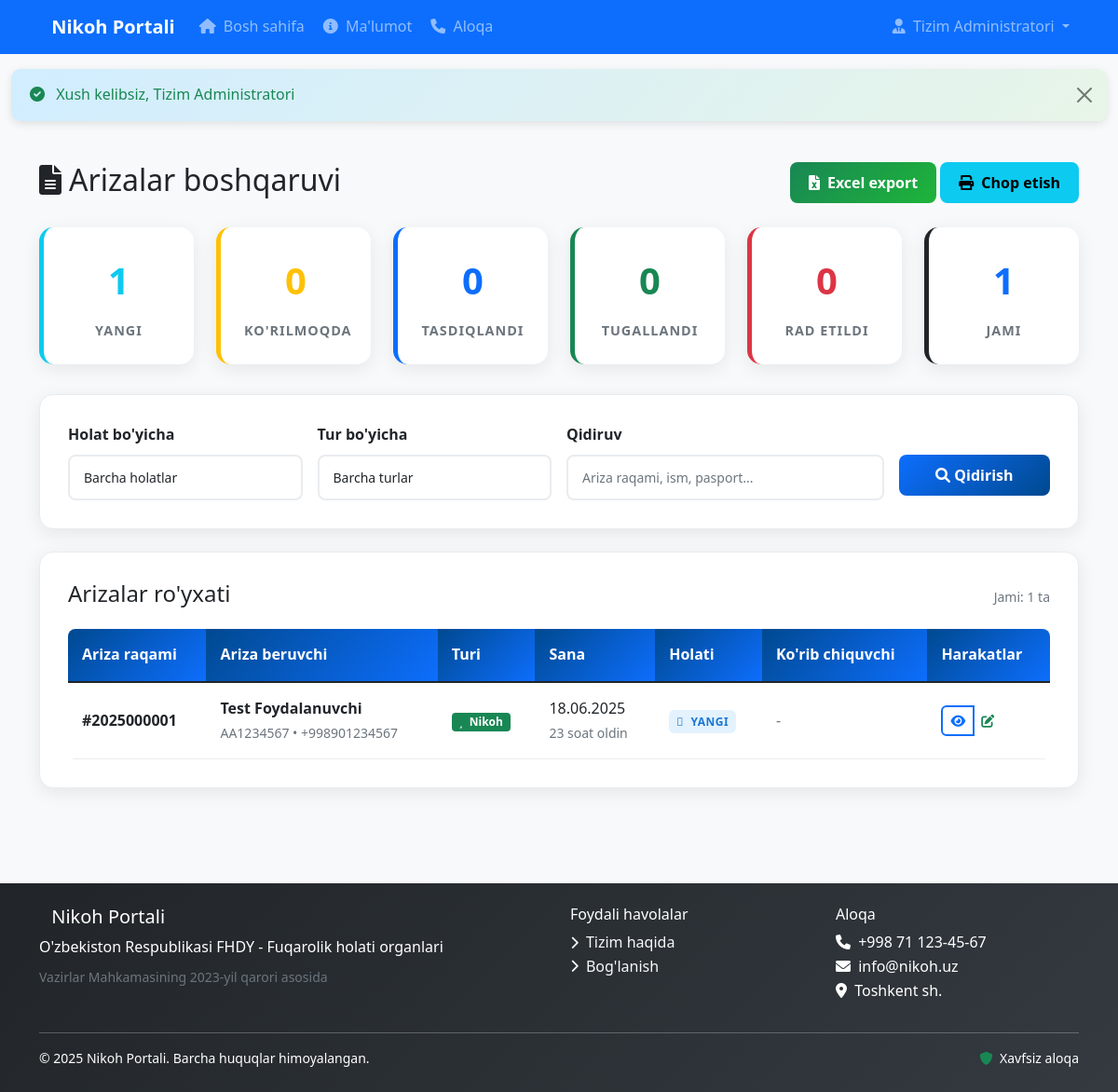
/?page=arizalar (signed in), run on the app's committed database.
### tables this page shows
CREATE TABLE applications (
                              id INT AUTO_INCREMENT PRIMARY KEY,
                              application_number VARCHAR(20) NOT NULL UNIQUE COMMENT 'Ariza raqami',
                              application_type ENUM('nikoh', 'ajralish') NOT NULL COMMENT 'Ariza turi',

     
                              applicant_id INT NOT NULL,

     
                              partner_id INT NULL COMMENT 'Sherik ID (agar tizimda ro\'yxatdan o\'tgan bo\'lsa)',
                              partner_passport VARCHAR(9) NULL COMMENT 'Sherik pasporti',
                              partner_name VARCHAR(150) NULL COMMENT 'Sherik to\'liq ismi',
                              partner_birth_date DATE NULL,
                              partner_phone VARCHAR(13) NULL,

     
                              marriage_date DATE NULL COMMENT 'Nikoh sanasi (ajralish uchun)',
                              marriage_certificate_number VARCHAR(50) NULL COMMENT 'Nikoh guvohnomasi raqami',
                              divorce_reason TEXT NULL COMMENT 'Ajralish sababi',

     
                              status ENUM(
                                  'yangi',
                                  'korib_chiqilmoqda',
                                  'qoshimcha_hujjat_kerak',
                                  'tasdiqlandi',
                                  'rad_etildi',
                                  'tugallandi'
                                  ) DEFAULT 'yangi',

     
                              preferred_date DATE NULL COMMENT 'Nikoh uchun istagan sana',
                              appointment_date DATETIME NULL COMMENT 'Belgilangan vaqt',

     
                              assigned_admin_id INT NULL COMMENT 'Mas\'ul xodim',
                              reviewed_by INT NULL COMMENT 'Ko\'rib chiqgan xodim',
                              review_date TIMESTAMP NULL,
                              review_notes TEXT NULL COMMENT 'Ko\'rib chiqish izohlari',

     
                              ceremony_type ENUM('oddiy', 'tantanali', 'uyga_chiqib') DEFAULT 'oddiy',
                              ceremony_location VARCHAR(200) NULL COMMENT 'Marosim joyi',

     
                              payment_required DECIMAL(10,2) DEFAULT 0.00 COMMENT 'To\'lov miqdori (so\'m)',
                              payment_status ENUM('kutilmoqda', 'tolandi', 'qaytarildi') DEFAULT 'kutilmoqda',

                              created_at TIMESTAMP DEFAULT CURRENT_TIMESTAMP,
                              updated_at TIMESTAMP DEFAULT CURRENT_TIMESTAMP ON UPDATE CURRENT_TIMESTAMP
);

CREATE TABLE users (
                       id INT AUTO_INCREMENT PRIMARY KEY,
                       passport_series VARCHAR(9) NOT NULL UNIQUE COMMENT 'Pasport seriyasi (AA1234567)',
                       first_name VARCHAR(50) NOT NULL COMMENT 'Ismi',
                       last_name VARCHAR(50) NOT NULL COMMENT 'Familiyasi',
                       middle_name VARCHAR(50) DEFAULT NULL COMMENT 'Otasining ismi',
                       birth_date DATE DEFAULT NULL COMMENT 'Tug\'ilgan sanasi',
                       birth_place VARCHAR(200) DEFAULT NULL COMMENT 'Tug\'ilgan joyi',
                       citizenship VARCHAR(50) DEFAULT 'O\'zbekiston' COMMENT 'Fuqaroligi',
                       phone VARCHAR(13) NOT NULL COMMENT 'Telefon raqami (+998xxxxxxxxx)',
                       email VARCHAR(100) DEFAULT NULL COMMENT 'Email manzil',
                       password_hash VARCHAR(255) NOT NULL COMMENT 'Shifrlangan parol',
                       gender ENUM('erkak', 'ayol') DEFAULT NULL COMMENT 'Jinsi',
                       marital_status ENUM('turmushga_chiqmagan', 'nikohda', 'ajrashgan', 'beva') DEFAULT 'turmushga_chiqmagan',
                       address TEXT DEFAULT NULL COMMENT 'Yashash manzili',
                       registration_date TIMESTAMP DEFAULT CURRENT_TIMESTAMP,
                       last_login TIMESTAMP NULL,
                       is_verified BOOLEAN DEFAULT TRUE COMMENT 'Tasdiqlangan holati',
                       verification_token VARCHAR(100) NULL,
                       created_at TIMESTAMP DEFAULT CURRENT_TIMESTAMP,
                       updated_at TIMESTAMP DEFAULT CURRENT_TIMESTAMP ON UPDATE CURRENT_TIMESTAMP
);

### pages/admin/arizalar.php (the view, shortened to what the rows shown need)
        <?php
$page_num = max(1, (int)($_GET['page_num'] ?? 1));
$per_page = 20;
$offset = ($page_num - 1) * $per_page;
$where_conditions = [];
$params = [];
$where_clause = !empty($where_conditions) ? 'WHERE ' . implode(' AND ', $where_conditions) : '';
$sql = "SELECT a.*, u.first_name, u.last_name, u.passport_series, u.phone,
               ad.full_name as reviewed_by_name
        FROM applications a
        JOIN users u ON a.applicant_id = u.id
        LEFT JOIN admin_users ad ON a.reviewed_by = ad.id
        {$where_clause}
        ORDER BY a.created_at DESC
        LIMIT {$per_page} OFFSET {$offset}";
$applications = fetchAll($sql, $params);
?>
<div class="container py-4">
    <div class="row mb-4">
        <div class="col-md-6">
            <h2><i class="fas fa-file-alt me-2"></i>Arizalar boshqaruvi</h2>
        </div>
    </div>
    <div class="feature-card">
        <?php if (empty($applications)): ?>
            <div class="text-center py-5">
                <i class="fas fa-search fa-3x text-muted mb-3"></i>
                <h5 class="text-muted">Arizalar topilmadi</h5>
                <p class="text-muted">Filtrlarni o'zgartiring yoki qidiruvni kengaytiring</p>
            </div>
        <?php else: ?>
            <div class="table-responsive">
                <table class="table" id="applicationsTable">
                    <thead>
                    <tr>
                        <th>Ariza raqami</th>
                        <th>Ariza beruvchi</th>
                        <th>Turi</th>
                        <th>Sana</th>
                        <th>Holati</th>
                        <th>Ko'rib chiquvchi</th>
                        <th>Harakatlar</th>
                    </tr>
                    </thead>
                    <tbody>
                    <?php foreach ($applications as $app): ?>
                        <?php
                        $status_info = getApplicationStatus($app['status']);
                        $type_info = getApplicationType($app['application_type']);
                        ?>
                        <tr>
                            <td>
                                <strong>#<?php echo htmlspecialchars($app['application_number']); ?></strong>
                            </td>
                            <td>
                                <strong><?php echo htmlspecialchars($app['first_name'] . ' ' . $app['last_name']); ?></strong><br>
                                <small class="text-muted">
                                    <?php echo htmlspecialchars($app['passport_series']); ?> •
                                    <?php echo htmlspecialchars($app['phone']); ?>
                                </small>
                            </td>
                            <td>
                                <span class="badge bg-<?php echo $type_info['color']; ?>">
                                    <i class="<?php echo $type_info['icon']; ?> me-1"></i>
                                    <?php echo $type_info['label']; ?>
                                </span>
                            </td>
                            <td>
                                <?php echo formatDate($app['created_at']); ?><br>
                                <small class="text-muted"><?php echo timeAgo($app['created_at']); ?></small>
                            </td>
                            <td id="status-<?php echo $app['id']; ?>">
                                <span class="status-badge <?php echo $status_info['class']; ?>">
                                    <i class="<?php echo $status_info['icon']; ?> me-1"></i>
                                    <?php echo $status_info['label']; ?>
                                </span>
                            </td>
                            <td>
                                <?php if ($app['reviewed_by_name']): ?>
                                    <small><?php echo htmlspecialchars($app['reviewed_by_name']); ?></small><br>
                                    <small class="text-muted"><?php echo formatDate($app['review_date']); ?></small>
                                <?php else: ?>
                                    <span class="text-muted">-</span>
                                <?php endif; ?>
                            </td>
                            <td>
                                <div class="btn-group btn-group-sm" role="group">
                                    <button type="button"
                                            class="btn btn-outline-primary"
                                            onclick="viewApplication(<?php echo $app['id']; ?>)"
                                            title="Ko'rish">
                                        <i class="fas fa-eye"></i>
                                    </button>
                                    <button type="button"
                                            class="btn btn-outline-success"
                                            onclick="updateStatus(<?php echo $app['id']; ?>, '<?php echo $app['status']; ?>')"
                                            title="Holat o'zgartirish">
                                        <i class="fas fa-edit"></i>
                                    </button>
                                </div>
                            </td>
                        </tr>
                    <?php endforeach; ?>
                    </tbody>
                </table>
            </div>
        <?php endif; ?>
    </div>
</div>

### index.php (shortened to what the rows shown need)
<?php
try {
    require_once 'config/config.php';
} catch (Exception $e) {
    die('Konfiguratsiya xatoligi: ' . $e->getMessage());
}
$page = isset($_GET['page']) ? $_GET['page'] : 'home';
$user = null;
$admin = null;
if (isset($_SESSION['admin_id'])) {
    $admin = getAdminById($_SESSION['admin_id']);
}
?>
    <!DOCTYPE html>
    <html lang="uz">
    <head>
        <link href="https://cdn.jsdelivr.net/npm/bootstrap@5.1.3/dist/css/bootstrap.min.css" rel="stylesheet">
        <link href="https://cdnjs.cloudflare.com/ajax/libs/font-awesome/6.0.0/css/all.min.css" rel="stylesheet">
        <link href="assets/css/style.css" rel="stylesheet">
    </head>
    <body>
    <header class="bg-primary text-white">
        <nav class="navbar navbar-expand-lg navbar-dark bg-primary">
            <div class="container">
                <div class="collapse navbar-collapse" id="navbarNav">
                    <ul class="navbar-nav">
                        <?php if ($user): ?>
                            <li class="nav-item dropdown">
                                <a class="nav-link dropdown-toggle" href="#" id="userMenu" role="button" data-bs-toggle="dropdown">
                                    <i class="fas fa-user me-1"></i> <?php echo htmlspecialchars($user['first_name']); ?>
                                </a>
                                <ul class="dropdown-menu">
                                    <li><a class="dropdown-item" href="?page=user_dashboard">
                                            <i class="fas fa-tachometer-alt me-1"></i> Dashboard
                                        </a></li>
                                    <li><a class="dropdown-item" href="?page=ariza_topshirish">
                                            <i class="fas fa-file-alt me-1"></i> Ariza topshirish
                                        </a></li>
                                    <li><a class="dropdown-item" href="?page=ariza_holati">
                                            <i class="fas fa-search me-1"></i> Ariza holati
                                        </a></li>
                                    <li><a class="dropdown-item" href="?page=hujjat_olish">
                                            <i class="fas fa-download me-1"></i> Hujjat olish
                                        </a></li>
                                    <li><hr class="dropdown-divider"></li>
                                    <li><a class="dropdown-item" href="?page=logout">
                                            <i class="fas fa-sign-out-alt me-1"></i> Chiqish
                                        </a></li>
                                </ul>
                            </li>
                        <?php elseif ($admin): ?>
                            <li class="nav-item dropdown">
                                <a class="nav-link dropdown-toggle" href="#" id="adminMenu" role="button" data-bs-toggle="dropdown">
                                    <i class="fas fa-user-tie me-1"></i> <?php echo htmlspecialchars($admin['full_name']); ?>
                                </a>
                            </li>
                        <?php endif; ?>
                    </ul>
                </div>
            </div>
        </nav>
    </header>
    <main class="container-fluid">
        <?php
        $page_file = '';
        switch ($page) {
            case 'arizalar':
                $page_file = 'pages/admin/arizalar.php';
                break;
        }
        if ($page_file && file_exists($page_file)) {
            include $page_file;
        }
        ?>
    </main>
    </body>
    </html>

### data on the page
applications: application_number "2025000001", applicant.last_name "Test Foydalanuvchi", applicant.passport_series "AA1234567", applicant.phone "+998901234567", application_type "Nikoh", created_at "18.06.2025", created_at "23 soat oldin", status "YANGI"

### other printed values
$admin['full_name'] "Tizim Administratori"
$_SESSION['success_message'] "Xush kelibsiz, Tizim Administratori"
$stats['yangi'] "1"
$stats['korib_chiqilmoqda'] "0"
$stats['tasdiqlandi'] "0"
$stats['tugallandi'] "0"
$stats['rad_etildi'] "0"
$total_count "1"
SITE_PHONE "+998 71 123-45-67"
SITE_EMAIL "info@nikoh.uz"
